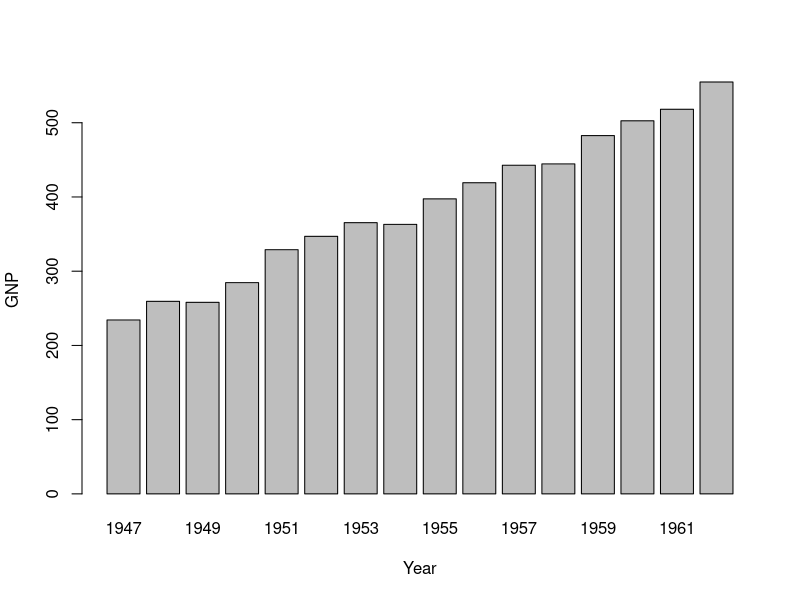
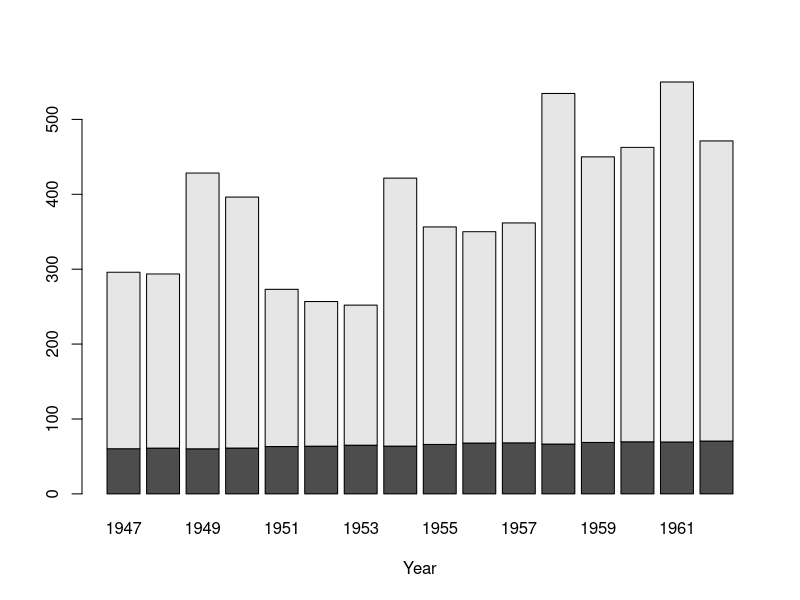
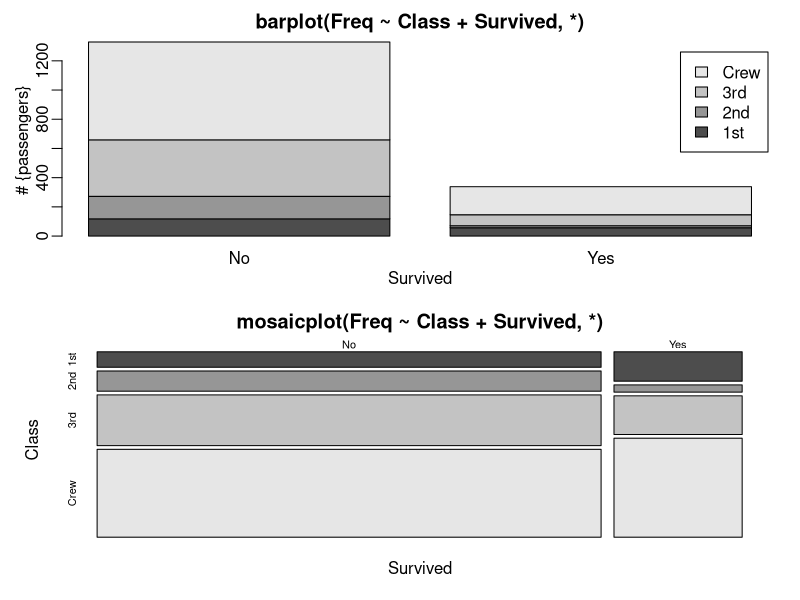
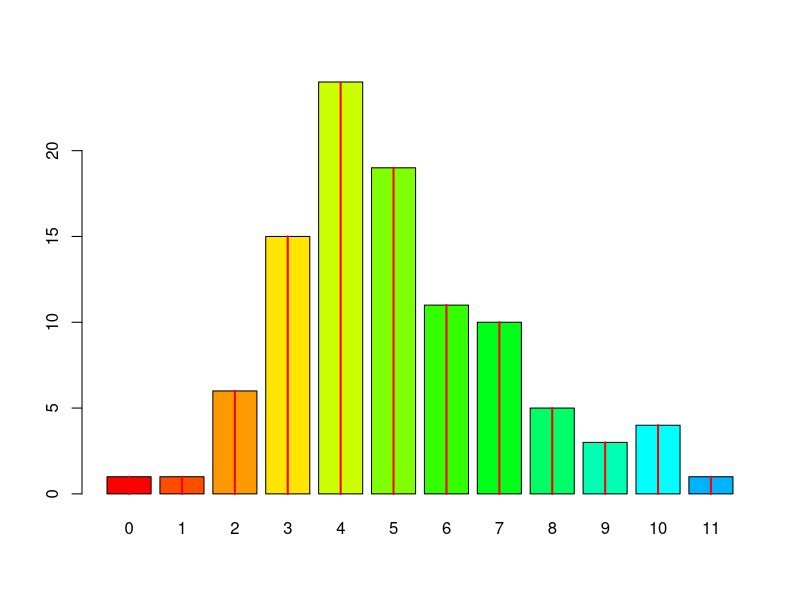
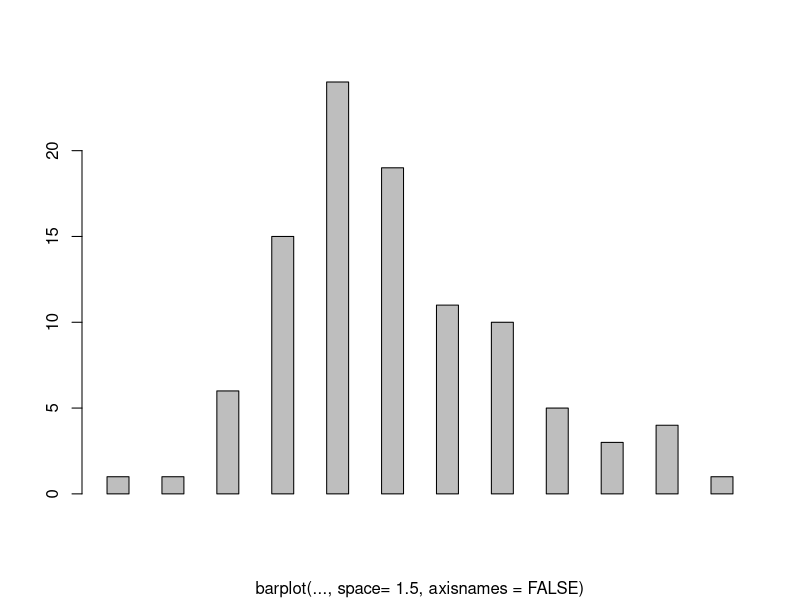
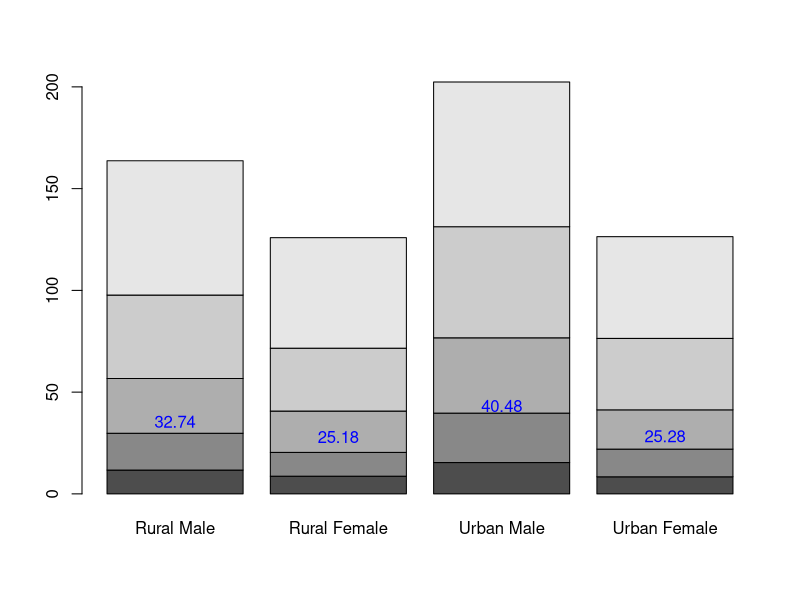
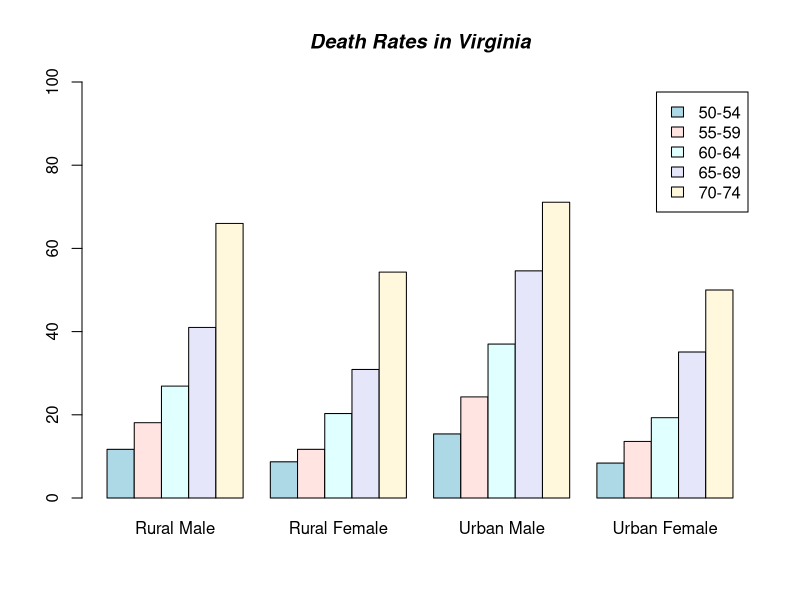
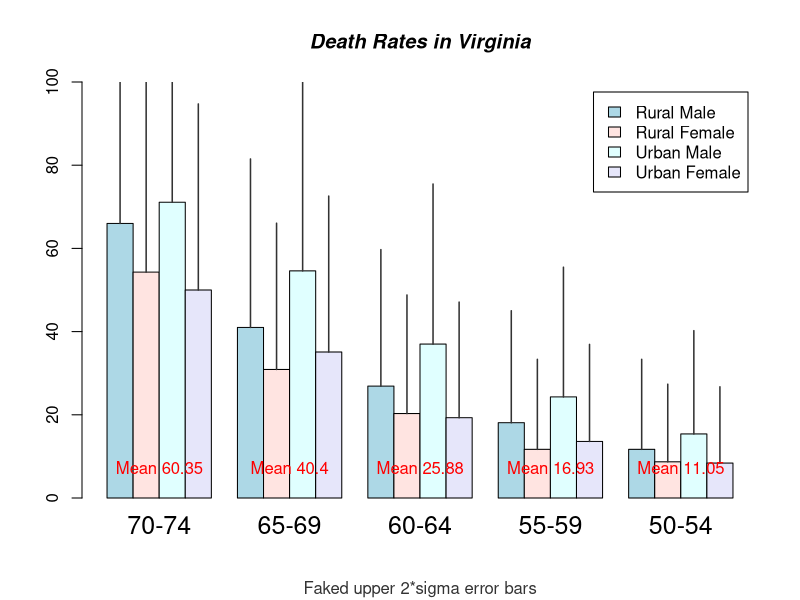

Generate these figures, in order, with R:
# a few more plot examples,
# where we export the results to a file

# we can, for instance, export several pictures to several files
# the default is to send everything to one file
# but we can change the default by setting onefile=FALSE

# when we make the file names, we can make them in a generic way,
# for instance,
pdf(onefile=FALSE, file="mynewfile%03d.pdf")
# looks a little strange, but the %03d means to leave 3 decimal places for numbers in the file names.
# now let us go and make some plots
example(barplot)  # this one actually creates 10 pdf files as output!
plot(pressure)
plot(rnorm(20))
dev.off()   # turn off the plotting device

# we can send output to sources other than pdf files, for instance,
# we can send output to a jpg file:
jpeg("mynewpicture.jpg")
plot(pressure)
dev.off()

# other example file output types we can use include:
# postscript(), pictex(), xfig(), bitmap(), png(), win.metafile(), bmp(), etc.....


